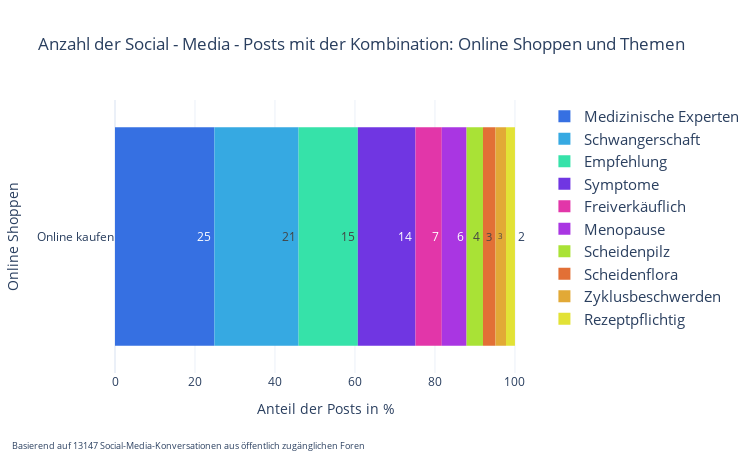

This figure's notebook cell:
### Markdown cell above
## online shopping and combinations

### Code cell
def combine_subcategories(df, lense_1, lense_2):

    # Generate combinations of unique subcategories across buying_channel and experts
    combinations_list = list(product(lense_1, lense_2))

    # Create new dataframe with combination pairs
    combination_df = pd.DataFrame(combinations_list, columns=['Subcategory 1', 'Subcategory 2'])

    # Initialize dictionary to store combination counts
    combination_counts = {}
    id_values = set()


    # Iterate through combinations and count occurrences
    for subcategory_1, subcategory_2 in combinations_list:
        ids = sentiment_new_df.loc[
            (sentiment_new_df['subcategory'] == subcategory_1) &
            (sentiment_new_df['id'].isin(sentiment_new_df.loc[sentiment_new_df['subcategory'] == subcategory_2, 'id'])),
            'id'
        ].unique()
        count = len(ids)
        combination_counts[(subcategory_1, subcategory_2)] = count
        id_values.update(ids)
    

    # Create new dataframe from combination counts
    combination_counts_df = pd.DataFrame(combination_counts.items(), columns=['combination', 'count'])
    combination_counts_df[['subcategory_1', 'subcategory_2']] = pd.DataFrame(combination_counts_df['combination'].tolist())
    combination_counts_df = combination_counts_df.drop('combination', axis=1)

    # Store the number of unique id values from which combinations were found
    n_posts = len(id_values)

    #print(combination_counts_df)

    return combination_counts_df, n_posts





def filter_and_plot(df, counts, cat1, cat2, save_name="img"):
    df_sorted = df.sort_values(by='count', ascending=False)  # Sort the DataFrame by count in descending order
    
    
    fig = px.histogram(
        df_sorted,
        x="count",
        y="subcategory_1",
        color="subcategory_2",
        barnorm="percent",
        orientation="h",
        labels={
            "subcategory_1": "",
            "subcategory_2": "",
            "count": cat2,
        },
        color_discrete_sequence=PERMEA_COLOR_WHEEL_11_STATISTICS,
        text_auto=".0f",
        title=f'Anzahl der Social - Media - Posts mit der Kombination: {cat1} und {cat2}',
        template="plotly_white",
        category_orders={
            "subcategory_1": df_sorted["subcategory_1"].unique(),  # Order subcategory_1 based on unique values in sorted DataFrame
            "subcategory_2": df_sorted["subcategory_2"].unique()   # Order subcategory_2 based on unique values in sorted DataFrame
        })
    

    fig.add_annotation(dict(font=dict(size=9),
                        x=-0.25,
                        y=-0.34,
                        showarrow=False,
                        #text=f'Based on {counts} Social Media Conversations from publicy available forums mentioning {cat1} and {cat2} <br> Germany, January 2013 – April 2023.',
                        text=f"Basierend auf {counts} Social-Media-Konversationen aus öffentlich zugänglichen Foren <br>Deutschland, Januar 2013 – April 2023.",                       
                        textangle=0,
                        xanchor='left',
                        xref="paper",
                        yref="paper",
                        align="left"
))
    

    fig.update_layout(
    template='plotly_white',
    xaxis_title='Anteil der Posts in %',
    yaxis_title=cat1,
    #yaxis_range=[0, 1.1 * df['Count'].max()],
    #xaxis=dict(
        #tickmode='linear',
        #dtick=1,
        #automargin=True
    #),
    yaxis={'automargin': True},
    #margin=dict(l=130, r=150, b=10, pad=30),
    autosize=False,
    width=20 * 37.8,  # Convert 20 cm to inches (1 cm = 37.8 inches)
    height=12 * 37.8,  # Convert 9 cm to inches (1 cm = 37.8 inches)
    legend=dict(font=dict(size=15))
    )
    
    
        
    #fig.write_image(save_name+".png")
    
    fig.show()
    


df, counts= combine_subcategories(sentiment_new_df, online_shopping, online_shopping_mix)
filter_and_plot(df, counts, "Online Shoppen", "Themen", save_name="online_shoopen_mix")

### Figure 1 — Plotly figure (JSON) as saved in the notebook; plotly's stock layout.template omitted (floating-point values rounded to 4 significant figures)
{"data": [{"alignmentgroup": "True", "bingroup": "y", "histfunc": "sum", "hovertemplate": "=%{y}<br>sum of Themen (normalized as percent)=%{x}<extra></extra>", "legendgroup": "Medizinische Experten", "marker": {"color": "rgb(54, 112, 226)", "pattern": {"shape": ""}}, "name": "Medizinische Experten", "offsetgroup": "Medizinische Experten", "orientation": "h", "showlegend": true, "texttemplate": "%{value:.0f}", "type": "histogram", "x": [7119], "xaxis": "x", "y": ["Online kaufen"], "yaxis": "y"}, {"alignmentgroup": "True", "bingroup": "y", "histfunc": "sum", "hovertemplate": "=%{y}<br>sum of Themen (normalized as percent)=%{x}<extra></extra>", "legendgroup": "Schwangerschaft", "marker": {"color": "rgb(54, 169, 226)", "pattern": {"shape": ""}}, "name": "Schwangerschaft", "offsetgroup": "Schwangerschaft", "orientation": "h", "showlegend": true, "texttemplate": "%{value:.0f}", "type": "histogram", "x": [6029], "xaxis": "x", "y": ["Online kaufen"], "yaxis": "y"}, {"alignmentgroup": "True", "bingroup": "y", "histfunc": "sum", "hovertemplate": "=%{y}<br>sum of Themen (normalized as percent)=%{x}<extra></extra>", "legendgroup": "Empfehlung", "marker": {"color": "rgb(54, 226, 169)", "pattern": {"shape": ""}}, "name": "Empfehlung", "offsetgroup": "Empfehlung", "orientation": "h", "showlegend": true, "texttemplate": "%{value:.0f}", "type": "histogram", "x": [4241], "xaxis": "x", "y": ["Online kaufen"], "yaxis": "y"}, {"alignmentgroup": "True", "bingroup": "y", "histfunc": "sum", "hovertemplate": "=%{y}<br>sum of Themen (normalized as percent)=%{x}<extra></extra>", "legendgroup": "Symptome", "marker": {"color": "rgb(112, 54, 226)", "pattern": {"shape": ""}}, "name": "Symptome", "offsetgroup": "Symptome", "orientation": "h", "showlegend": true, "texttemplate": "%{value:.0f}", "type": "histogram", "x": [4127], "xaxis": "x", "y": ["Online kaufen"], "yaxis": "y"}, {"alignmentgroup": "True", "bingroup": "y", "histfunc": "sum", "hovertemplate": "=%{y}<br>sum of Themen (normalized as percent)=%{x}<extra></extra>", "legendgroup": "Freiverkäuflich", "marker": {"color": "rgb(226, 54, 169)", "pattern": {"shape": ""}}, "name": "Freiverkäuflich", "offsetgroup": "Freiverkäuflich", "orientation": "h", "showlegend": true, "texttemplate": "%{value:.0f}", "type": "histogram", "x": [1886], "xaxis": "x", "y": ["Online kaufen"], "yaxis": "y"}, {"alignmentgroup": "True", "bingroup": "y", "histfunc": "sum", "hovertemplate": "=%{y}<br>sum of Themen (normalized as percent)=%{x}<extra></extra>", "legendgroup": "Menopause", "marker": {"color": "rgb(169, 54, 226)", "pattern": {"shape": ""}}, "name": "Menopause", "offsetgroup": "Menopause", "orientation": "h", "showlegend": true, "texttemplate": "%{value:.0f}", "type": "histogram", "x": [1772], "xaxis": "x", "y": ["Online kaufen"], "yaxis": "y"}, {"alignmentgroup": "True", "bingroup": "y", "histfunc": "sum", "hovertemplate": "=%{y}<br>sum of Themen (normalized as percent)=%{x}<extra></extra>", "legendgroup": "Scheidenpilz", "marker": {"color": "rgb(169, 226, 54)", "pattern": {"shape": ""}}, "name": "Scheidenpilz", "offsetgroup": "Scheidenpilz", "orientation": "h", "showlegend": true, "texttemplate": "%{value:.0f}", "type": "histogram", "x": [1176], "xaxis": "x", "y": ["Online kaufen"], "yaxis": "y"}, {"alignmentgroup": "True", "bingroup": "y", "histfunc": "sum", "hovertemplate": "=%{y}<br>sum of Themen (normalized as percent)=%{x}<extra></extra>", "legendgroup": "Scheidenflora", "marker": {"color": "rgb(226, 112, 54)", "pattern": {"shape": ""}}, "name": "Scheidenflora", "offsetgroup": "Scheidenflora", "orientation": "h", "showlegend": true, "texttemplate": "%{value:.0f}", "type": "histogram", "x": [897], "xaxis": "x", "y": ["Online kaufen"], "yaxis": "y"}, {"alignmentgroup": "True", "bingroup": "y", "histfunc": "sum", "hovertemplate": "=%{y}<br>sum of Themen (normalized as percent)=%{x}<extra></extra>", "legendgroup": "Zyklusbeschwerden", "marker": {"color": "rgb(226, 169, 54)", "pattern": {"shape": ""}}, "name": "Zyklusbeschwerden", "offsetgroup": "Zyklusbeschwerden", "orientation": "h", "showlegend": true, "texttemplate": "%{value:.0f}", "type": "histogram", "x": [751], "xaxis": "x", "y": ["Online kaufen"], "yaxis": "y"}, {"alignmentgroup": "True", "bingroup": "y", "histfunc": "sum", "hovertemplate": "=%{y}<br>sum of Themen (normalized as percent)=%{x}<extra></extra>", "legendgroup": "Rezeptpflichtig", "marker": {"color": "rgb(226, 226, 54)", "pattern": {"shape": ""}}, "name": "Rezeptpflichtig", "offsetgroup": "Rezeptpflichtig", "orientation": "h", "showlegend": true, "texttemplate": "%{value:.0f}", "type": "histogram", "x": [641], "xaxis": "x", "y": ["Online kaufen"], "yaxis": "y"}], "layout": {"annotations": [{"align": "left", "font": {"size": 9}, "showarrow": false, "text": "Basierend auf 13147 Social-Media-Konversationen aus öffentlich zugänglichen Foren <br>Deutschland, Januar 2013 – April 2023.", "textangle": 0, "x": -0.25, "xanchor": "left", "xref": "paper", "y": -0.34, "yref": "paper"}], "autosize": false, "barmode": "relative", "barnorm": "percent", "height": 453.6, "legend": {"font": {"size": 15}, "title": {"text": ""}, "tracegroupgap": 0}, "title": {"text": "Anzahl der Social - Media - Posts mit der Kombination: Online Shoppen und Themen"}, "width": 756, "xaxis": {"anchor": "y", "domain": [0, 1], "title": {"text": "Anteil der Posts in %"}}, "yaxis": {"anchor": "x", "automargin": true, "categoryarray": ["Online kaufen"], "categoryorder": "array", "domain": [0, 1], "title": {"text": "Online Shoppen"}}}}
